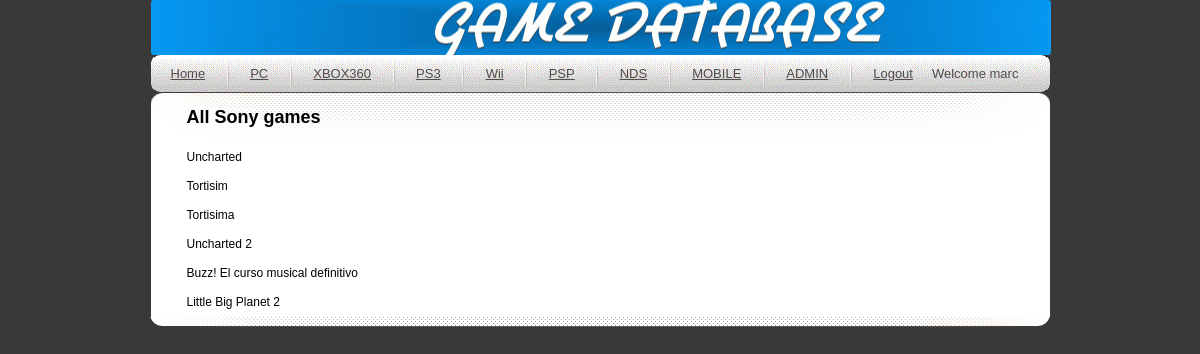
Page /company/Sony (signed in) on the earlier database version.
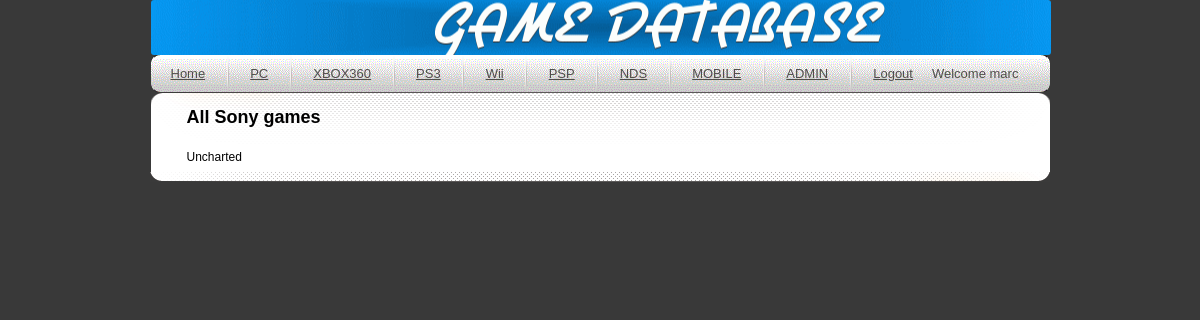
Same page on the later database version.
### main/models.py (models this page shows, shortened)
class Game(models.Model):
    releaseDate = models.DateField(default=date.today)
    name = models.CharField(max_length=100,unique=True,primary_key=True)
    publisher = models.ForeignKey(Company)

### main/views.py (the view)
# urls.py: url(r'^company/([\w\s]+)$',gameByCompany),
@login_required(login_url='/login')
def gameByCompany(request,ref):
    try:
        Company = Game.objects.filter(publisher=ref)
        g=[]
        for game in Company:
            g.append(str(game.name))
        variables=Context({
            'Title': 'All '+ref+' games',
            'result': g,
            'user': request.user,
            })
    except:
        raise Http404
    return render_to_response('details3.html',variables)

### main/templates/details3.html (shortened to what this page needs)
{% extends "main.html" %}
    {% block content %}
        <h2>{{Title}}</h2>
        {% for item in result %}
        <p>{{item}}</p>
                {% empty %}
        <li> No elements added yet.</li>
        <div style="clear: both">
        {% endfor %}
        </div>
    {% endblock %}

### main/templates/main.html (shortened to what this page needs)
<!DOCTYPE html PUBLIC "-//W3C//DTD XHTML 1.0 Transitional//EN" "http://www.w3.org/TR/xhtml1/DTD/xhtml1-transitional.dtd">
<html xmlns="http://www.w3.org/1999/xhtml">
<head>
{% load staticfiles %}
<link rel="stylesheet" type="text/css" href="{% static "css/style.css" %}" />
<link rel="stylesheet" href="http://code.jquery.com/ui/1.10.3/themes/smoothness/jquery-ui.css"/>
</head>
<body>
<div id="wrap">
    <div class="header">
        <div class="logo"></div>
    <div id="menu">
        <ul>
            <li class="selected"><a href="/">Home</a></li>
            <li class="divider"></li>
            <li class="selected"><a href="/PC">PC</a></li>
            <li class="divider"></li>
            <li class="selected"><a href="/Xbox 360">XBOX360</a></li>
            <li class="divider"></li>
            <li class="selected"><a href="/PlayStation 3">PS3</a></li>
            <li class="divider"></li>
            <li class="selected"><a href="/Wii">Wii</a></li>
            <li class="divider"></li>
            <li class="selected"><a href="/PSP">PSP</a></li>
            <li class="divider"></li>
            <li class="selected"><a href="/Nintendo DS">NDS</a></li>
            <li class="divider"></li>
            <li class="selected"><a href="/Mobile">MOBILE</a></li>
            <li class="divider"></li>
            <li class="selected"><a href="/admin">ADMIN</a></li>
            <li class="divider"></li>
            <li class="selected">{% if user.username %}
                                    <a href="/logout/">Logout</a>
                                    {% else %}
                                    <a href="/login">Log in</a>
                                    <a href="/register">Register</a>
                                    {% endif %}</li>
            <li class=selected"><a href="">Welcome {{ user }}</a></li>
        </ul>
    </div>
</div>
    <div class="center_content">
            {% if user.is_authenticated %}
                {% block content %}{% endblock %}
            {%else%}
<!--               <h3>PLEASE LOG IN TO SEE THE CONTENT ( Default User [user01: 123456] )</h3>
-->                               {% block contents %}{% endblock %}
            {% endif %}
    <p></p>
    </div>
     <div class="clear">
        <p></p>
     </div>
</body>
</html>

### static/css/style.css (style rules this page uses)
body { background-color:#393939; font-family:Arial, Helvetica, sans-serif; padding:0; font-size:12px; margin:0px auto auto auto; color:#000000; }
a { color:#993a4e; }
.clear { clear:both; }
p { padding:5px 0 5px 0; margin:0px; text-align:justify; line-height:19px; }
#wrap { width: 899px; height: auto; margin: auto; background-color: #393939; }
.header { width: 900px; height: auto; margin: auto; border-radius: 3px; background-color: #393939; background: url(/static/images/banner.gif) no-repeat center; }
.logo { padding: 55px 0 0 322px; }
#menu { width:899px; height: 37px; float: left; padding: 0px; margin: 30px 0 30 150px; _margin: 30px 0 0 80px; border-radius: 8px; background:url(/static/images/menu_bg.gif) no-repeat center center; }
#menu ul { display: block; list-style: none; padding: 0px 0 0 10px; margin: 0px; }
#menu ul li { display: inline; padding: 0px; margin: 0px; height: 0px; }
#menu ul li a { height:37px; display:block; padding:0px 5px 0 5px; margin:0 4px 0 4px; _margin:0 2px 0 2px; float:left; text-decoration:none; text-align:center; color:#504d4b; font-size:13px; line-height:37px; }
#menu ul li.selected a { height:37px; display:block; padding:0px 5px 0 5px; margin:0 5px 0 5px; float:left; text-decoration:underline; text-align:center; color:#504d4b; font-size:13px; line-height:37px; }
#menu ul li.divider { height:37px; width:2px; display:block; padding:0px 7px 0 6px; margin:0 5px 0 5px; float:left; background:url(/static/images/divider.gif) no-repeat center top; }
.center_content { width: 899px; padding: 0px 0 0 0; margin: 0px; text-indent: 3em; float: left; background: url(/static/images/center_bg.gif) no-repeat center top; background-color: #FFFFFF; }
.clear { clear: both; background: url(/static/images/center_bg2.gif) no-repeat center bottom; margin: 0px; }

Differences in the rows shown:
removed Game: result "Tortisim"
removed Game: result "Tortisima"
removed Game: result "Uncharted 2"
removed Game: result "Buzz! El curso musical definitivo"
removed Game: result "Little Big Planet 2"
